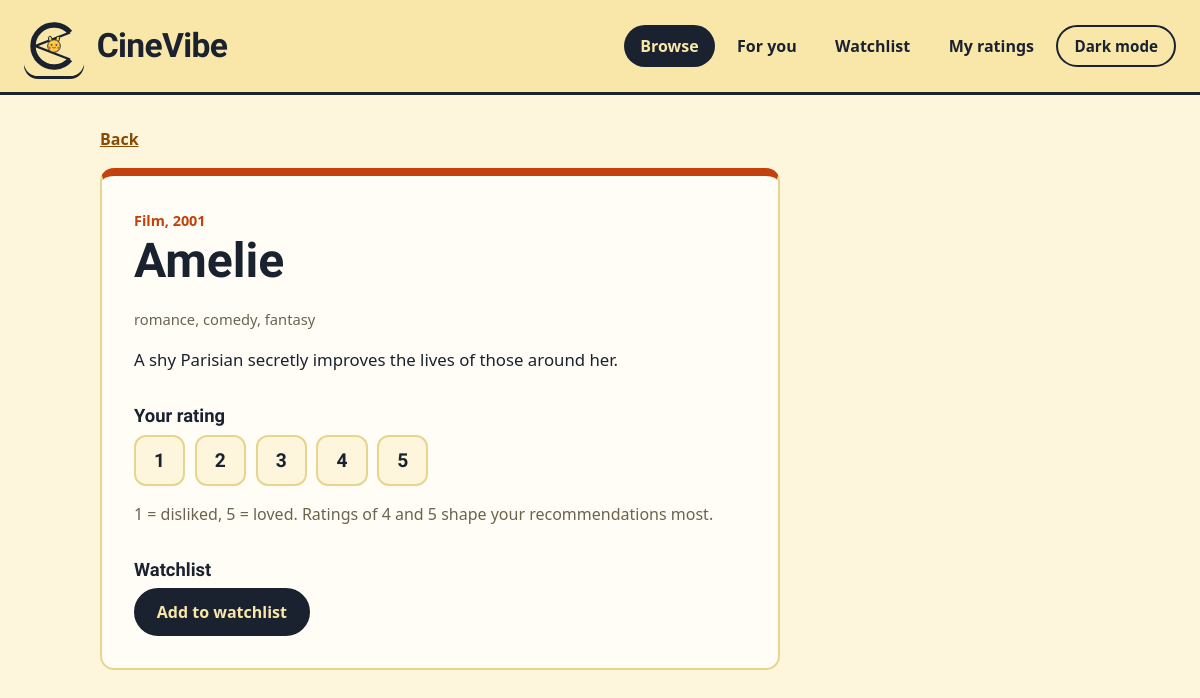
The app's page /item/31 with its own data.
### tables this page shows
CREATE TABLE items (
    id          INTEGER PRIMARY KEY,
    title       TEXT NOT NULL,
    kind        TEXT NOT NULL CHECK (kind IN ('film','show','anime','book')),
    year        INTEGER,
    genres      TEXT NOT NULL,          -- comma-separated
    description TEXT
);

### app.py (the view)
@app.get("/item/{item_id}")
def detail(request: Request, item_id: int):
    with get_conn() as conn:
        item = conn.execute("SELECT * FROM items WHERE id = ?", (item_id,)).fetchone()
        if not item:
            raise HTTPException(404, "Item not found")
        rating = _ratings(conn).get(item_id)
        watching = conn.execute("SELECT 1 FROM watchlist WHERE item_id = ?", (item_id,)).fetchone() is not None
    return _render(request, "item.html", item=item, rating=rating, watching=watching, page="browse")

### templates/item.html (shortened to what this page needs)
{% extends "base.html" %}
{% block content %}
<a class="back" href="javascript:history.back()">Back</a>
<section class="detail kind-{{ item.kind }}">
  <span class="kind">{{ item.kind }}{% if item.year %}, {{ item.year }}{% endif %}</span>
  <h1>{{ item.title }}</h1>
  <p class="genres">{{ item.genres }}</p>
  <p class="desc">{{ item.description }}</p>
  <h2>Your rating</h2>
  <form method="post" action="/rate/{{ item.id }}" class="rate">
    {% for n in range(1, 6) %}
      <button name="rating" value="{{ n }}" class="{% if rating == n %}on{% endif %}" aria-label="Rate {{ n }} out of 5">{{ n }}</button>
    {% endfor %}
  </form>
  {% if rating %}
  <form method="post" action="/unrate/{{ item.id }}">
    <input type="hidden" name="next" value="/item/{{ item.id }}">
    <button class="link">Remove rating</button>
  </form>
  {% else %}
  <p class="hint">1 = disliked, 5 = loved. Ratings of 4 and 5 shape your recommendations most.</p>
  {% endif %}
  <h2>Watchlist</h2>
  {% if watching %}
  <form method="post" action="/unwatch/{{ item.id }}">
    <input type="hidden" name="next" value="/item/{{ item.id }}">
    <button class="btn-solid">Remove from watchlist</button>
  </form>
  {% else %}
  <form method="post" action="/watch/{{ item.id }}">
    <button class="btn-solid">Add to watchlist</button>
  </form>
  {% endif %}
</section>
{% endblock %}

### static/style.css (style rules this page uses)
:root { --bg: #fdf6dc; --surface: #fffdf5; --gold: #f8e7a8; --ink: #1a2230; --muted: #6a6450; --line: #e6d58f; --accent: #8a4b00; --film: #c2410c; --show: #0f766e; --anime: #7c3aed; --book: #a16207; }
* { box-sizing: border-box; }
body { margin: 0; background: var(--bg); color: var(--ink); font: 16px/1.55 system-ui, sans-serif; }
h1, h2, h3, .brand { font-family: "Bricolage Grotesque", system-ui, sans-serif; line-height: 1.15; }
h1 { font-size: clamp(2rem, 6vw, 3rem); font-weight: 800; margin: 0 0 1.25rem; }
h2 { font-size: 1.15rem; margin: 2rem 0 .5rem; }
a { color: var(--accent); }
.kind-film { --c: var(--film); }
.kind { color: var(--c); font-weight: 700; font-size: .9rem; text-transform: capitalize; }
.genres { color: var(--muted); margin: 0; font-size: .92rem; }
.detail { background: var(--surface); border: 2px solid var(--line); border-top: 8px solid var(--c); border-radius: 14px; padding: 2rem; max-width: 680px; }
.desc { max-width: 60ch; font-size: 1.05rem; }
.back { display: inline-block; margin-bottom: 1rem; font-weight: 600; }
.rate { display: flex; gap: .6rem; }
.rate button { width: 3.2rem; height: 3.2rem; font: 800 1.2rem "Bricolage Grotesque", sans-serif; cursor: pointer; color: var(--ink); background: var(--bg); border: 2px solid var(--line); border-radius: 12px; }
.hint, .empty { color: var(--muted); }
.btn-solid { padding: .7rem 1.3rem; font: 700 1rem system-ui, sans-serif; cursor: pointer; background: var(--ink); color: var(--gold); border: 2px solid var(--ink); border-radius: 999px; }

### records on screen
items: kind "Film", year "2001", title "Amelie", genres "romance, comedy, fantasy", description "A shy Parisian secretly improves the lives of those around her."

### other values on screen
{{ n }} "1" "2" "3" "4" "5"
